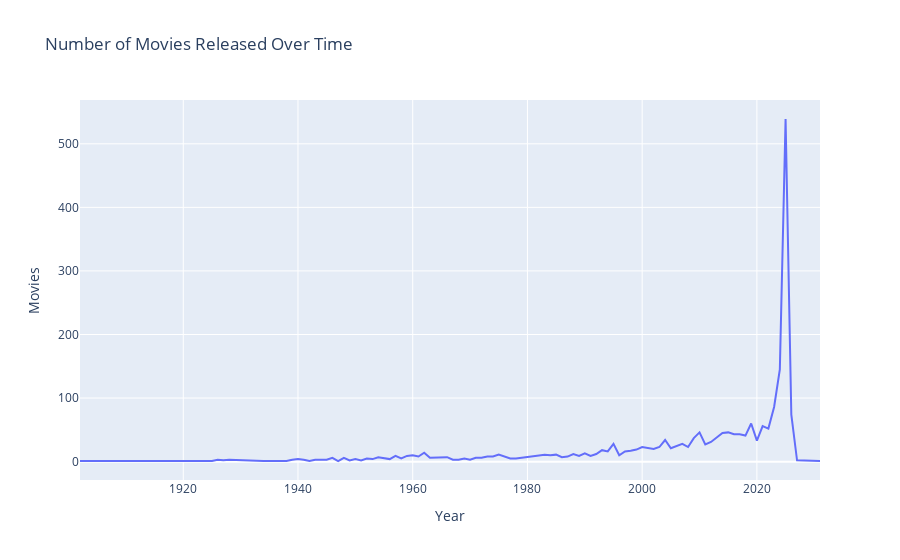

The code cell stored with this chart in its notebook:
### Code cell
df["year"] = pd.to_datetime(df["release_date"], errors="coerce").dt.year

year_count = df["year"].value_counts().sort_index().reset_index()
year_count.columns = ["Year", "Movies"]

fig = px.line(
    year_count,
    x="Year",
    y="Movies",
    title="Number of Movies Released Over Time"
)
fig.show()

### Figure 1 — Plotly figure (JSON) as saved in the notebook; plotly's stock layout.template omitted (floating-point values rounded to 4 significant figures)
{"data": [{"hovertemplate": "Year=%{x}<br>Movies=%{y}<extra></extra>", "legendgroup": "", "line": {"color": "#636efa", "dash": "solid"}, "marker": {"symbol": "circle"}, "mode": "lines", "name": "", "orientation": "v", "showlegend": false, "type": "scatter", "x": [1902.0, 1915.0, 1920.0, 1921.0, 1923.0, 1924.0, 1925.0, 1926.0, 1927.0, 1928.0, 1930.0, 1931.0, 1932.0, 1934.0, 1935.0, 1936.0, 1937.0, 1938.0, 1939.0, 1940.0, 1941.0, 1942.0, 1943.0, 1944.0, 1945.0, 1946.0, 1947.0, 1948.0, 1949.0, 1950.0, 1951.0, 1952.0, 1953.0, 1954.0, 1955.0, 1956.0, 1957.0, 1958.0, 1959.0, 1960.0, 1961.0, 1962.0, 1963.0, 1964.0, 1965.0, 1966.0, 1967.0, 1968.0, 1969.0, 1970.0, 1971.0, 1972.0, 1973.0, 1974.0, 1975.0, 1976.0, 1977.0, 1978.0, 1979.0, 1980.0, 1981.0, 1982.0, 1983.0, 1984.0, 1985.0, 1986.0, 1987.0, 1988.0, 1989.0, 1990.0, 1991.0, 1992.0, 1993.0, 1994.0, 1995.0, 1996.0, 1997.0, 1998.0, 1999.0, 2000.0, 2001.0, 2002.0, 2003.0, 2004.0, 2005.0, 2006.0, 2007.0, 2008.0, 2009.0, 2010.0, 2011.0, 2012.0, 2013.0, 2014.0, 2015.0, 2016.0, 2017.0, 2018.0, 2019.0, 2020.0, 2021.0, 2022.0, 2023.0, 2024.0, 2025.0, 2026.0, 2027.0, 2029.0, 2031.0], "xaxis": "x", "y": [1, 1, 2, 2, 2, 2, 1, 3, 2, 3, 2, 2, 1, 1, 1, 1, 1, 1, 3, 4, 3, 1, 3, 3, 3, 6, 1, 6, 2, 4, 2, 5, 4, 7, 5, 4, 9, 5, 9, 10, 8, 14, 6, 6, 6, 7, 3, 3, 5, 3, 6, 6, 8, 8, 11, 8, 5, 5, 6, 8, 9, 10, 11, 10, 11, 7, 8, 12, 9, 13, 9, 12, 18, 16, 28, 10, 16, 17, 19, 23, 21, 20, 23, 34, 21, 25, 28, 23, 37, 46, 27, 31, 38, 45, 46, 43, 43, 41, 60, 33, 56, 52, 86, 145, 539, 74, 2, 1, 1], "yaxis": "y"}], "layout": {"legend": {"tracegroupgap": 0}, "title": {"text": "Number of Movies Released Over Time"}, "xaxis": {"anchor": "y", "domain": [0, 1], "title": {"text": "Year"}}, "yaxis": {"anchor": "x", "domain": [0, 1], "title": {"text": "Movies"}}}}
